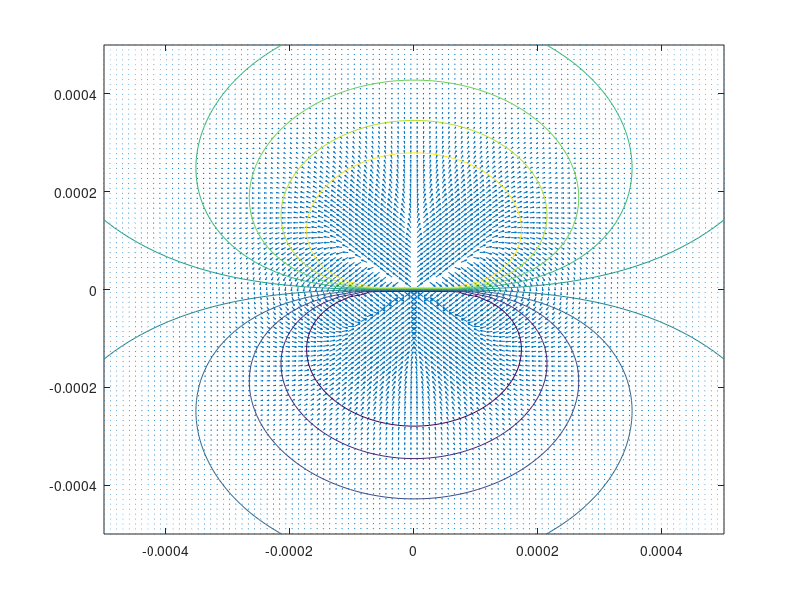

This figure's MATLAB source:
clear all ; 
d = 0.5*10^-3 ; 
x = linspace(-d,d,100) ; 
y = linspace(-d,d,100) ;  
[X,Y] = meshgrid(x,y) ; 
e0 = 8.85*10^-12 ; 
I = 1*10^-9 ; 

r = sqrt(X.^2+Y.^2) ; 
pz = I*(2*d) ; 
Ey = (3*pz*Y.^2 - pz*r.^2) ./ r.^5 ; 
Ex = (3*pz*Y.*X) ./ r.^5 ; 

phi = (pz*Y) ./ (4*pi*e0*r.^3) ; 

figure(1) ; 
quiver(X,Y,tanh(Ex*10),tanh(Ey*10)) ; 
hold on ;
contour(X,Y,tanh(phi/10^5)) ; 

 
